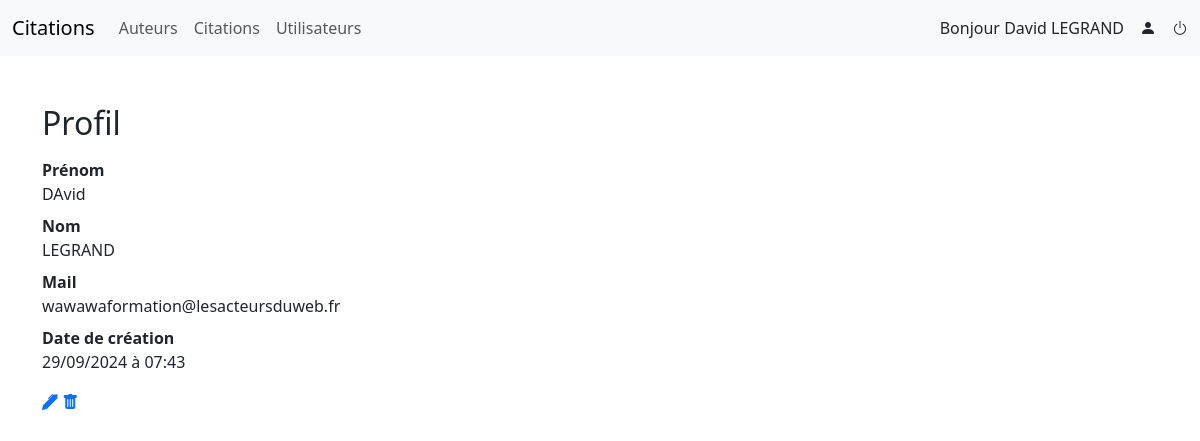
Screenshot of /public/index.php?controller=profile&id=1 (signed in) with the database file from the repository.
### tables this page shows
CREATE TABLE IF NOT EXISTS `users` (
  `id` int NOT NULL AUTO_INCREMENT,
  `firstname` varchar(64) NOT NULL,
  `lastname` varchar(64) NOT NULL,
  `mail` varchar(320) NOT NULL,
  `password` varchar(256) DEFAULT NULL,
  `token` varchar(256) DEFAULT NULL,
  `created_at` datetime NOT NULL DEFAULT CURRENT_TIMESTAMP,
  PRIMARY KEY (`id`),
  UNIQUE KEY `id` (`id`,`lastname`),
  UNIQUE KEY `mail` (`mail`)
);

### controller/profile/home.controller.php (called while the page is built, shortened)
<?php
require_once ROOT . '/model/users.model.php';
$user = getUserById($pdo, $_GET['id']);
require_once ROOT . '/view/template/profile/home.view.php';

### controller/profile/index.php (called while the page is built)
<?php
require ROOT . '/model/users.model.php';
if (isset($_GET['action'])) {
    switch ($_GET['action']) {
        case 'home';
        case 'updateProfile';
            $action = $_GET['action'];
            break;
        default:
            header('Location: index.php?controller=404');
    }
} else {
    $action = 'home';
}
require_once __DIR__ . '/' . $action . '.controller.php';

### public/index.php (called while the page is built, shortened)
<?php
if(isset($_GET['controller'])){
    switch($_GET['controller']){
        case 'quotes':
        case 'users':
        case 'authors' :
        case 'profile' :
        case 'authentification' :
            $controller = $_GET['controller'];
            break;
    }
}else{
    $controller = 'quotes';
}
require_once ROOT . '/controller/' . $controller . '/index.php';

### model/users.model.php (called while the page is built, shortened)
<?php
function getUserById(PDO $pdo, int $id): array
{
  $sql = 'SELECT *, DATE_FORMAT(created_at, "%d/%m/%Y à %H:%i") as created  FROM users WHERE id= ?';
  $q = $pdo->prepare($sql);
  $q->execute([$id]);
  return $q->fetch();
}

### view/template/profile/home.view.php (the view, shortened to what this page needs)
<dl>
  <dt>Prénom</dt>
  <dd><?= ucfirst($user['firstname']) ?></dd>
  <dt>Nom</dt>
  <dd><?= strtoupper($user['lastname']) ?></dd>
  <dt>Mail</dt>
  <dd><?= $user['mail'] ?></dd>
  <dt>Date de création</dt>
  <dd><?= $user['created'] ?></dd>
</dl>
<a href="index.php?controller=profile&action=updateProfile&id=<?= $_GET['id'] ?>">
  <i class="bi bi-pen-fill"></i></a>
<a href="index.php?controller=profile&action=updateProfile&id=<?= $_GET['id'] ?>"
  onclick="return confirm('Es-tu sûr de vouloir supprimer ce profil ?');">
  <i class="bi bi-trash-fill"></i></a>
<?php
require_once ROOT . '/view/layout.view.php';

### rows the page displays
users: firstname "DAvid", lastname "LEGRAND", mail "wawawaformation@lesacteursduweb.fr"

### other values shown
$_SESSION['profile']['firstname'] "David"
$_SESSION['profile']['lastname'] "LEGRAND"
$title "Profil"
$user['created'] "29/09/2024 à 07:43"
